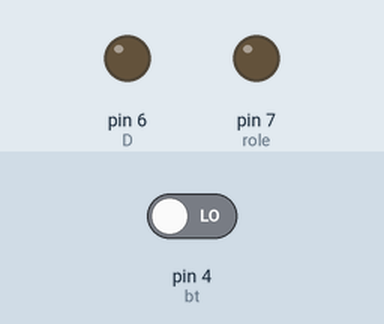
The sketch below on a simulated Arduino Uno, built with avr-gcc and run on an emulated ATmega328P. Parts: output pins drawn as LEDs (lit = HIGH). The inputs (shaded band) are chosen by the test bench; at power-on: pin 4 (bt) LOW.

Above: at 1.8 s.
1.9 s: pin 4 (bt) driven HIGH
At 4.8 s:
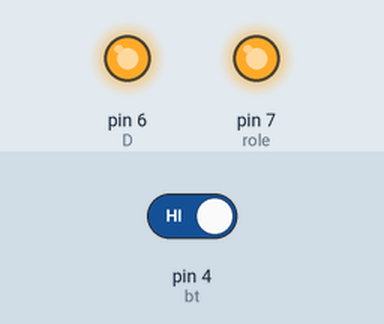
4.9 s: pin 4 (bt) driven LOW
At 5.7 s:
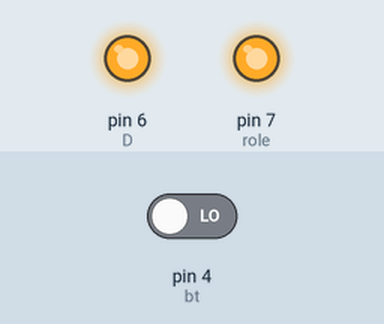
Timing chart, 0 to 7.9 s (numbered marks = the images above; inputs shaded):
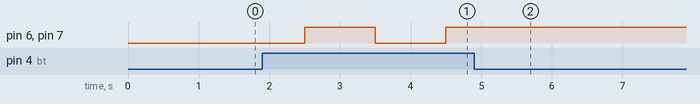

Measured:
- after the input at 1.9 s, pin 6 (D), pin 7 (role): LOW → HIGH after 0.60 s, → LOW 1.0 s later, → HIGH 1.0 s later
- after the input at 4.9 s, pin 6 (D), pin 7 (role): stops changing and stays HIGH

The sketch:

Buton.ino
```cpp
#define bt 4
#define role 7
#define D 6
boolean x = 0;

void setup()
{
  pinMode (role, OUTPUT);
  pinMode (D, OUTPUT);
  pinMode (bt, INPUT);
}

void loop()
{
  if (digitalRead(bt) == 1)
  {
    x = !x;
    delay(500);
  }
  digitalWrite(role, x);
  digitalWrite(D, x);
  delay(500);
}
```
